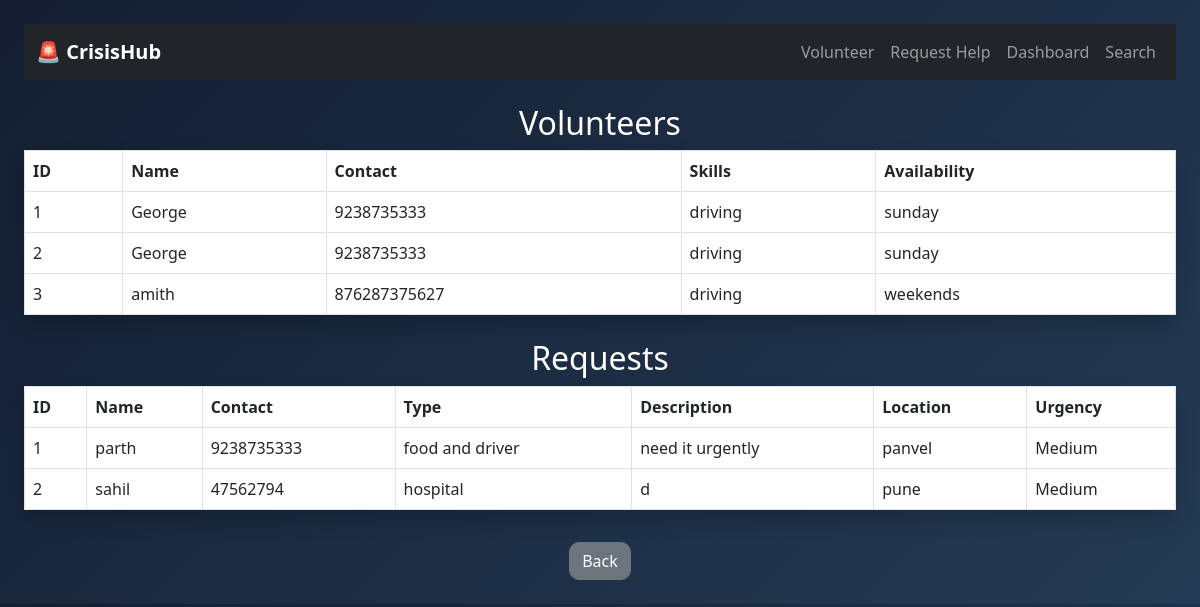
Before: /view with the older database file.
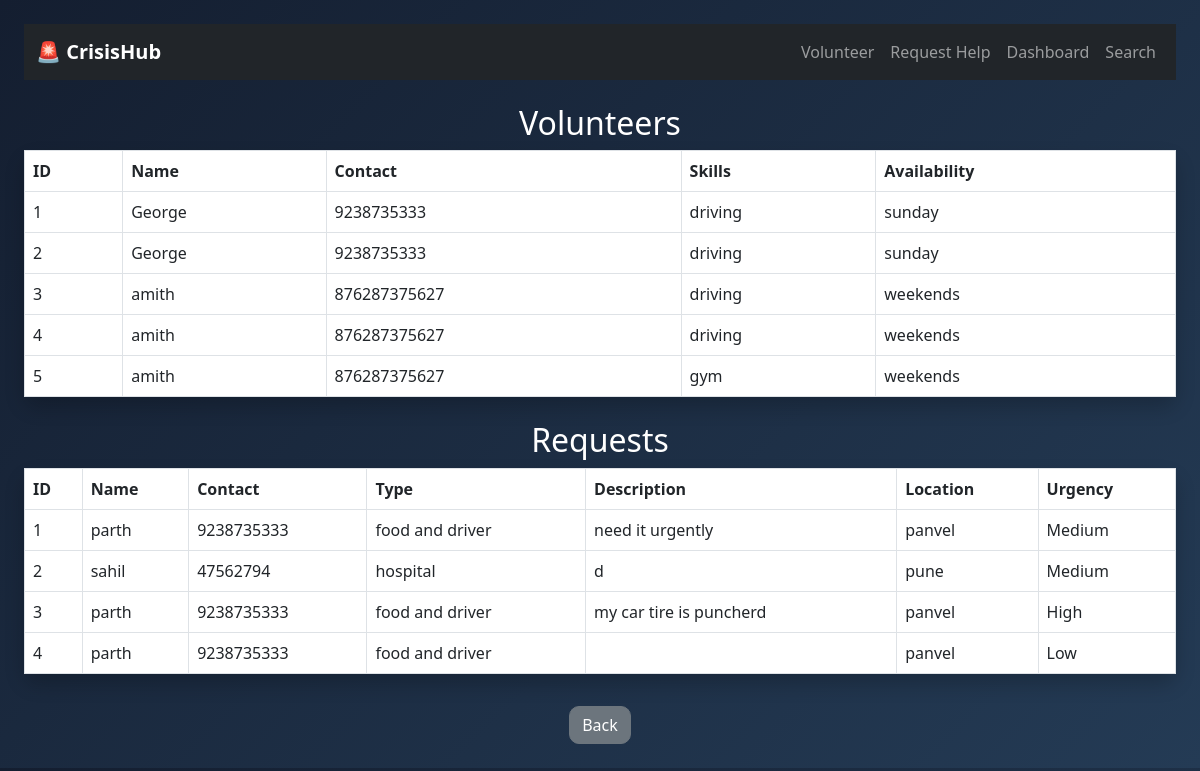
After: the same page with the newer database file.
### tables this page shows
CREATE TABLE Volunteers (
                    id INTEGER PRIMARY KEY AUTOINCREMENT,
                    name TEXT NOT NULL,
                    contact TEXT NOT NULL,
                    skills TEXT,
                    availability TEXT
                );

CREATE TABLE Requests (
                    id INTEGER PRIMARY KEY AUTOINCREMENT,
                    requester_name TEXT NOT NULL,
                    contact TEXT NOT NULL,
                    resource_type TEXT,
                    description TEXT,
                    location TEXT,
                    urgency TEXT
                );

### app.py (the view)
@app.route('/view')
def view_data():
    conn = sqlite3.connect('database.db')
    c = conn.cursor()
    c.execute("SELECT * FROM Volunteers")
    volunteers = c.fetchall()
    c.execute("SELECT * FROM Requests")
    requests = c.fetchall()
    conn.close()
    return render_template('view_data.html', volunteers=volunteers, requests=requests)

### templates/view_data.html (shortened to what this page needs)
<!DOCTYPE html>
<html>
<head>
  <link rel="stylesheet" href="https://cdn.jsdelivr.net/npm/bootstrap@5.3.0/dist/css/bootstrap.min.css">
  <link rel="stylesheet" href="{{ url_for('static', filename='style.css') }}">
</head>
<body class="p-4">
  <nav class="navbar navbar-expand-lg navbar-dark bg-dark mb-4">
  <div class="container-fluid">
    <a class="navbar-brand fw-bold" href="/">🚨 CrisisHub</a>
    <div class="navbar-nav">
      <a class="nav-link" href="/add_volunteer">Volunteer</a>
      <a class="nav-link" href="/add_request">Request Help</a>
      <a class="nav-link" href="/dashboard">Dashboard</a>
      <a class="nav-link" href="/search">Search</a>
    </div>
  </div>
</nav>
  <h2>Volunteers</h2>
  <table class="table table-bordered">
    <tr><th>ID</th><th>Name</th><th>Contact</th><th>Skills</th><th>Availability</th></tr>
    {% for v in volunteers %}
    <tr>
      <td>{{ v[0] }}</td>
      <td>{{ v[1] }}</td>
      <td>{{ v[2] }}</td>
      <td>{{ v[3] }}</td>
      <td>{{ v[4] }}</td>
    </tr>
    {% endfor %}
  </table>
  <h2 class="mt-4">Requests</h2>
  <table class="table table-bordered">
    <tr><th>ID</th><th>Name</th><th>Contact</th><th>Type</th><th>Description</th><th>Location</th><th>Urgency</th></tr>
    {% for r in requests %}
    <tr>
      <td>{{ r[0] }}</td>
      <td>{{ r[1] }}</td>
      <td>{{ r[2] }}</td>
      <td>{{ r[3] }}</td>
      <td>{{ r[4] }}</td>
      <td>{{ r[5] }}</td>
      <td>{{ r[6] }}</td>
    </tr>
    {% endfor %}
  </table>
  <div class="text-center">
    <a href="/" class="btn btn-secondary mt-3">Back</a>
  </div>
</body>
</html>

### static/style.css (style rules this page uses)
body { background: linear-gradient(135deg, #141e30, #243b55); font-family: 'Segoe UI', Tahoma, Geneva, Verdana, sans-serif; }
h1, h2 { color: #ffffff; text-align: center; }
form, .table, .card { background: rgba(255, 255, 255, 0.95); border-radius: 12px; padding: 25px; box-shadow: 0 10px 20px rgba(0,0,0,0.2); }
.btn { border-radius: 10px; transition: 0.3s ease; }

Changed rows visible on the page:
added Volunteers: id "4", name "amith", contact "876287375627", skills "driving", availability "weekends"
added Volunteers: id "5", name "amith", contact "876287375627", skills "gym", availability "weekends"
added Requests: id "3", requester_name "parth", contact "9238735333", resource_type "food and driver", description "my car tire is puncherd", location "panvel", urgency "High"
added Requests: id "4", requester_name "parth", contact "9238735333", resource_type "food and driver", location "panvel", urgency "Low"
